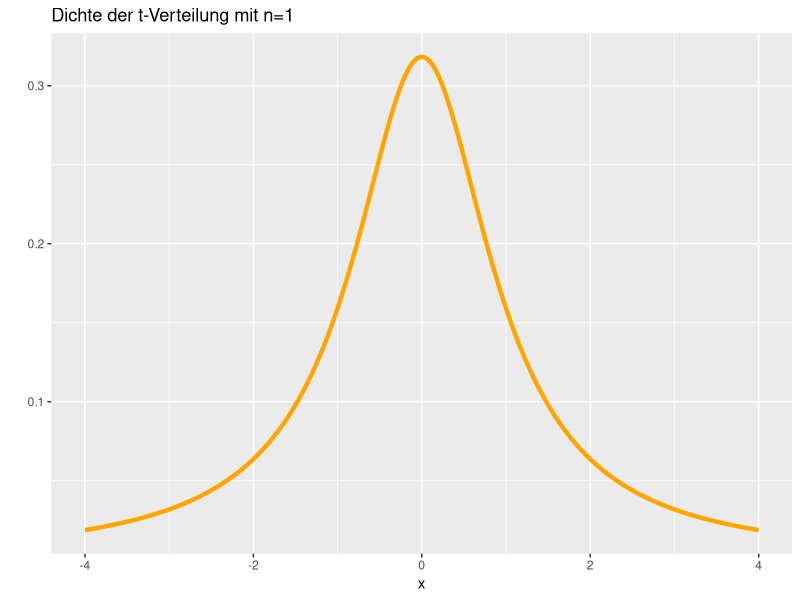
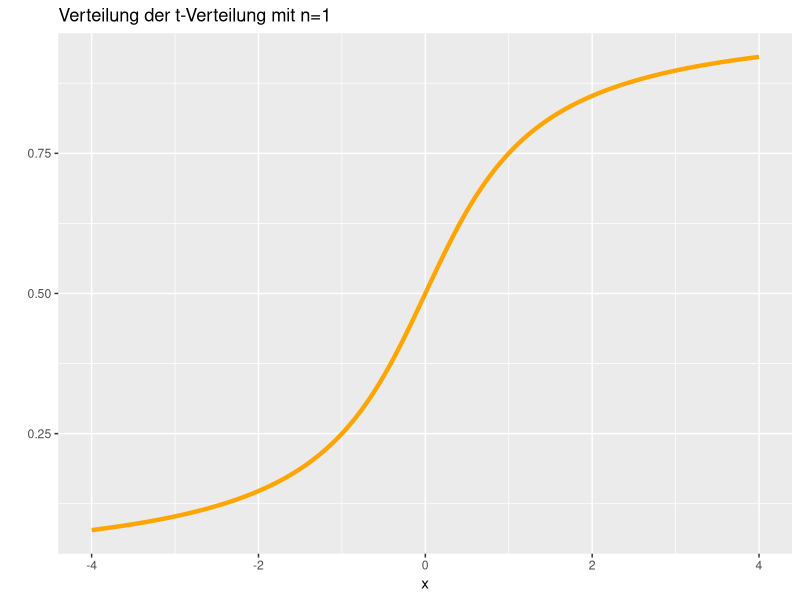
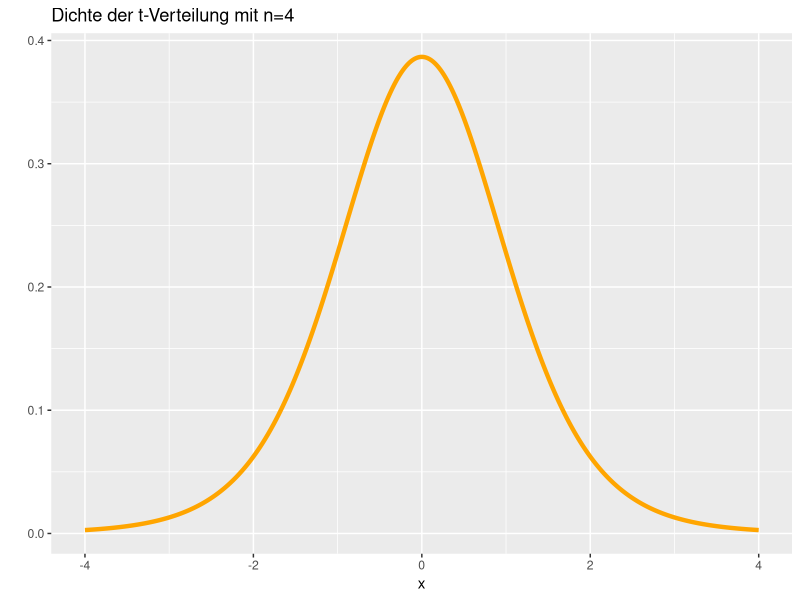
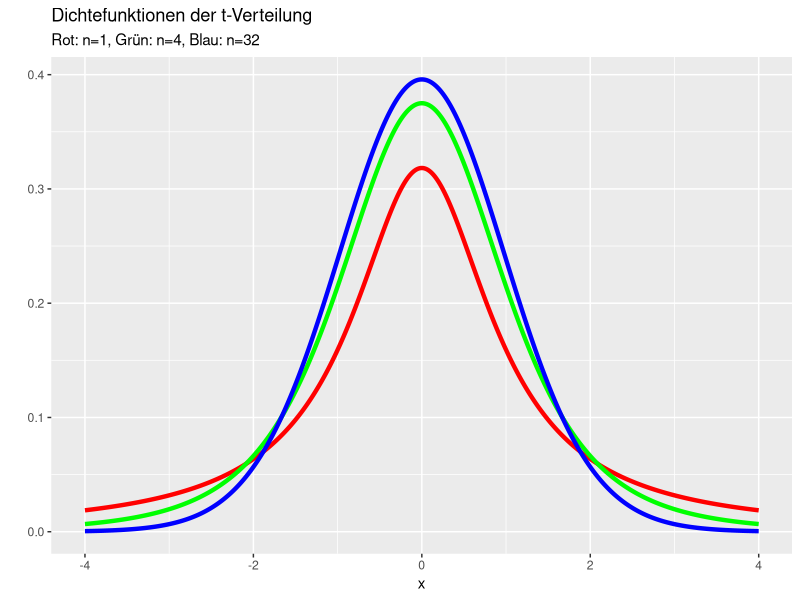
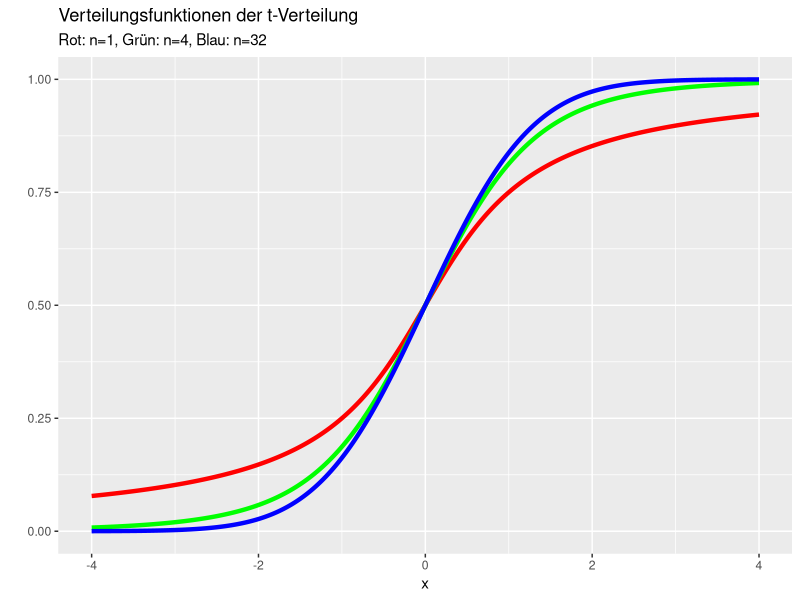
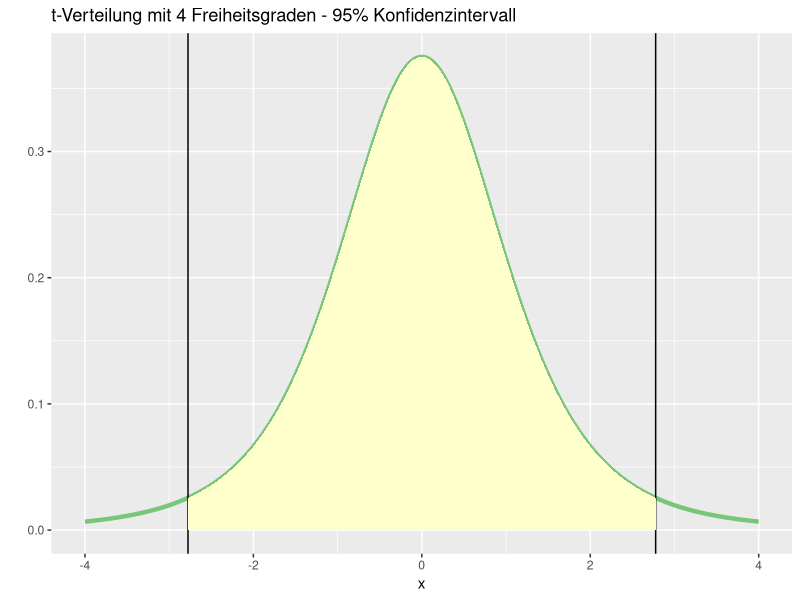
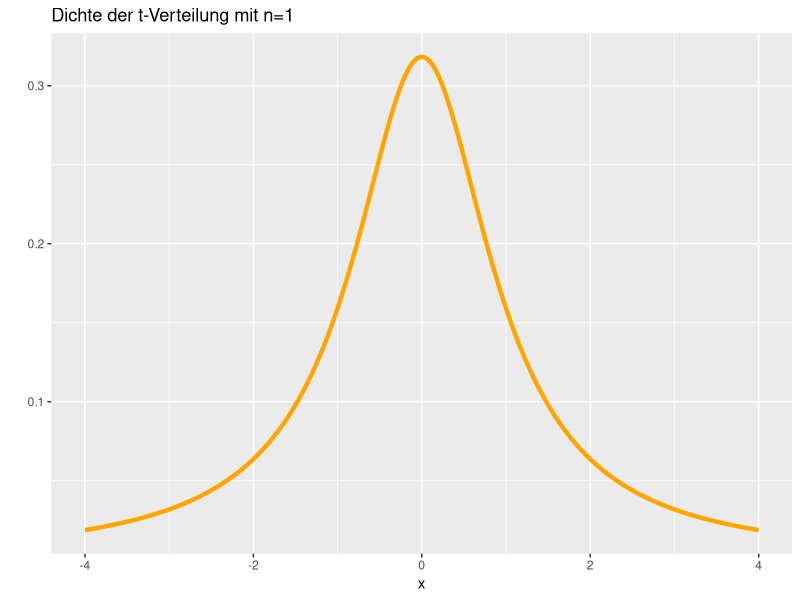
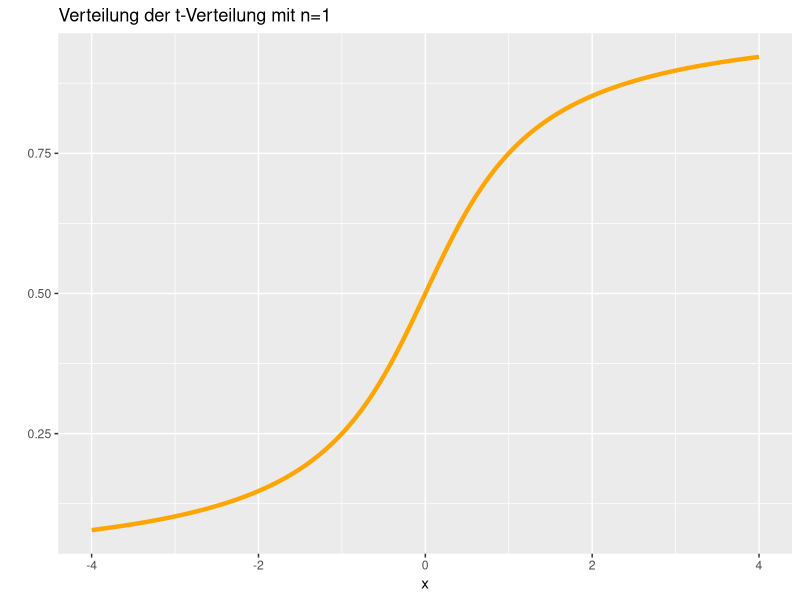

Write R code to recreate these figures, in order.
## ---- chunk 1
knitr::opts_chunk$set(echo = TRUE)
library(tidyverse)
library(RColorBrewer)
myPalette <- brewer.pal(5, "YlGn")
# Ausgabe von double-Werte mit  zwei Stellen hinter dem Komma
## ---- chunk 2
xmin <- -4

daten <- tribble(
  ~x,
  xmin,
  -xmin
)

daten2 <- tribble(
  ~x,
  -3,
  6
)
## ---- chunk 3
stdGlocke <- ggplot(data = daten, aes(x)) +
  stat_function(fun = dt, n = 1001, args = list(df=1),
                colour="orange", size=1.5) +  
  labs(
    title="Dichte der t-Verteilung mit n=1",
    y=""
  ) 

stdGlocke

ggsave(filename="tGlocke.png", 
       plot=last_plot(), 
       device="png",
       path="images/", 
       width=16, height=9, units="cm")
## ---- chunk 4
stdV <- ggplot(data = daten, aes(x)) +
  stat_function(fun = pt, n = 1001, args = list(df=1),
                colour="orange", size=1.5) +  
  labs(
    title="Verteilung der t-Verteilung mit n=1",
    y=""
  ) 

stdV

ggsave(filename="tV.png", plot=last_plot(), device="png",
       path="images/", width=16, height=9, units="cm")
## ---- chunk 5
ggplot(data = daten, aes(x)) +
  stat_function(fun = dt, n = 1001, args = list(df=8),
                color="orange", size=1.5) +  
  labs(
    title="Dichte der t-Verteilung mit n=4",
    y=""
  ) 

ggsave(filename="tNormal4.png", 
       plot=last_plot(), 
       device="png",
       path="images/", 
       width=16, height=9, units="cm")
## ---- chunk 6
ggplot(data = daten, aes(x)) +
  stat_function(fun = dt, n = 1001, args = list(df=1),
                color="red", size=1.5) +  
  stat_function(fun = dt, n = 1001, args = list(df=4),
                color="green", size=1.5) + 
  stat_function(fun = dt, n = 1001, args = list(df=32),
                color="blue", size=1.5) + 
  labs(
    title="Dichtefunktionen der t-Verteilung",
    subtitle="Rot: n=1, Grün: n=4, Blau: n=32",
    y=""
  ) 

ggsave(filename="tDensities.png", 
       plot=last_plot(), 
       device="png",
       path="images/", 
       width=16, height=9, units="cm")
## ---- chunk 7
ggplot(data = daten, aes(x)) +
  stat_function(fun = pt, n = 1001, args = list(df = 1),
                color="red", size=1.5) +  
  stat_function(fun = pt, n = 1001, args = list(df = 4),
                color="green", size=1.5) + 
  stat_function(fun = pt, n = 1001, args = list(df = 32),
                color="blue", size=1.5) + 
  labs(
    title="Verteilungsfunktionen der t-Verteilung",
    subtitle="Rot: n=1, Grün: n=4, Blau: n=32",
    y=""
  ) 

ggsave(filename="tDistris.png", plot=last_plot(), device="png",
       path="images/", width=16, height=9, units="cm")
## ---- chunk 8
# Polygonwerte für den gefüllten Bereich
df <- 4
qu <- 0.975
ql <- 1.0-qu

# Wie viele Punkte verwenden wir für die Glockenkurve
l <- 1000
# Unterer und oberer x-Wert mit qnorm berechnen
ub <- qt(qu, df=df)
lb <- qt(ql, df=df)
pmin <- lb
pmax <- ub

# x-Werte für das Polygon besetzen
px <- seq(pmin, pmax, length=l)
# Funktionswerte berechnen mit dnorm
py <- dt(px,df=df)

polygonValues <- tibble(px, py)

PerPlot <- ggplot() +
  stat_function(data = daten, aes(x), 
                fun = dt, n = 1001, args = list(df=df),
                colour=myPalette[3], size=1.5) +  
  geom_vline(xintercept=pmax) +
  geom_vline(xintercept=pmin) +
  labs(
    title= "t-Verteilung mit 4 Freiheitsgraden - 95% Konfidenzintervall",
    y=""
  ) 

PerPlot +
    geom_area(data=polygonValues, mapping=aes(x=px, y=py),
              fill=myPalette[1])

ggsave(filename="konfidenzT.png", 
       plot=last_plot(), 
       device="png",
       path="images/", 
       width=16, height=9, units="cm")
